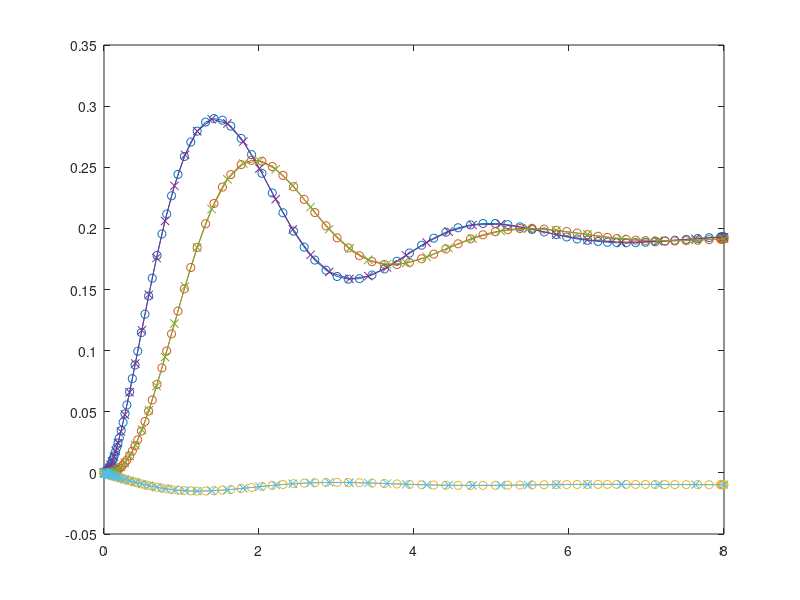

Here is the MATLAB script that generated this plot: (Note: this script raises an error after producing the figure.)
% Question 1
%% a
[t, y] = ode45(@(t,y) 12*t^2 + 8*t + 4, [0 2], 2);
plot(t,y,'-o')

%% b
[t, y] = ode45(@(t,y) y*(exp(t)-1), [0 2], 1);
plot(t,y,'-o')

%% c
function dydt = odefcn(t,y)
    dydt = zeros(2,1);
    dydt(1) = y(2) - 1;
    dydt(2) = y(1) - t;
end
[t,y] = ode45(@(t,y) odefcn(t,y), [0 2], [1 1]);
plot(t,y,'-o')

%% d
[t,y] = ode45(@(t,y) t-0.1*y^2, [0 2], 1);
plot(t,y,'-o')
sol = [t,y];
x = 0.8;
yx = sol(sol(:,1)==x,2);

%% e
function dydt = odefcn2(y)
    dydt = zeros(2,1);
    dydt(1) = -y(2)/2 + y(1)*y(2)/20;
    dydt(2) = y(1) + y(1)*y(2)/10;
end
[t, y] = ode45(@(t,y) odefcn2(y), [0 2], [1 1]);
plot(t,y,'-o')


%% Question 2
%% a
[t, y] = ode23(@(t,y) 12*t^2 + 8*t + 4, [0 2], 2);
plot(t,y,'-o')

%% b
[t, y] = ode23(@(t,y) y*(exp(t)-1), [0 2], 1);
plot(t,y,'-o')

%% c
function dydt = odefcn3(t,y)
    dydt = zeros(2,1);
    dydt(1) = y(2) - 1;
    dydt(2) = y(1) - t;
end
[t,y] = ode23(@(t,y) odefcn3(t,y), [0 2], [1 1]);
plot(t,y,'-o')

%% d
[t,y] = ode23(@(t,y) t-0.1*y^2, [0 2], 1);
plot(t,y,'-o')
sol = [t,y];
x = 0.8;
yx = sol(sol(:,1)==x,2);

%% e
function dydt = odefcn4(y)
    dydt = zeros(2,1);
    dydt(1) = -y(2)/2 + y(1)*y(2)/20;
    dydt(2) = y(1) + y(1)*y(2)/10;
end
[t, y] = ode23(@(t,y) odefcn4(y), [0 2], [1 1]);
plot(t,y,'-o')


%% Question 3
A = [-5 0 -100; 2 -2 0; 0 0.1 -0.08];
B = [0;0;-0.1];
t = [0 8];
u = 0.2;
[t1,y1] = ode45(@(t,y) A*y + B*u, t, [0 0 0]');
[t2,y2] = ode23(@(t,y) A*y + B*u, t, [0 0 0]');
plot(t1,y1,'-o')
hold on
plot(t2,y2,'-x')


%% Question 4
syms y(t) a x(t)
eq1 = diff(y,t) == a*y;
S1 = dsolve(eq1);

eq2 = diff(y,t) == a^2 * y;
S2 = dsolve(eq2, y(0) == 1);

eq3 = diff(y,t) == sin(t);
S3 = dsolve(eq3);

eq4a = diff(y,t) == x;
eq4b = diff(x,t) == y;
S4 = dsolve([eq4a, eq4b]);

eq5a = diff(y,t) == x - 1;
eq5b = diff(x,t) == y - t;
S5 = dsolve([eq5a, eq5b], [x(0) == 1, y(0) == 1]);

eq6 = diff(y,t) == y*(exp(t)-1);
S6 = dsolve(eq6, y(0) == 1);